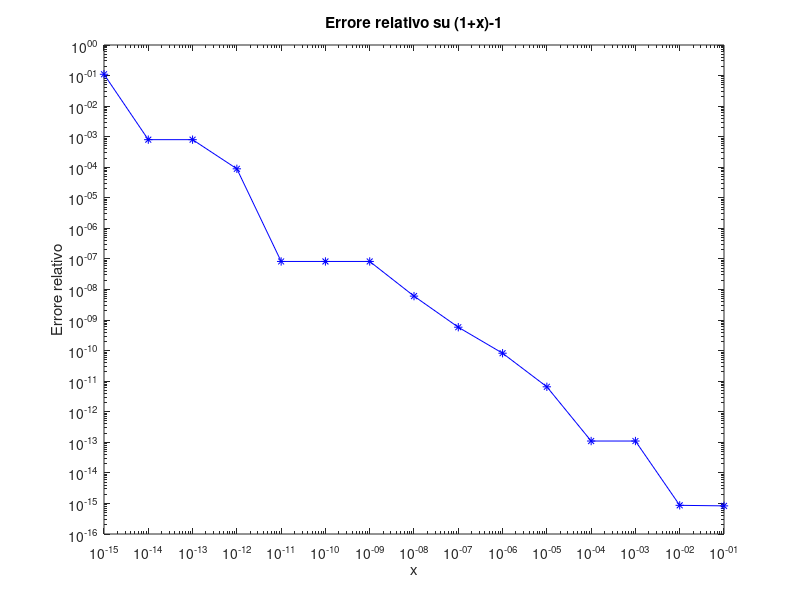

MATLAB code to generate this figure:
esp=1:15;
x=10.^-esp;
ris=(1+x)-1;

%Calcolo dell'errore relativo
errrel=abs(x-ris)./abs(x);

%Tabulazione
A=[x' ris' errrel'];

%stampa a video dei risultati
%format long e
%disp(A);
fprintf('%14s %20s %17s \n','x','(1+x)-1', 'Err-rel');
fprintf('%17.3e %24.15e %10.2e \n',A');

%Grafico degli errori relativi
loglog(x,errrel,'b-*');
title('Errore relativo su (1+x)-1')
xlabel('x')
ylabel('Errore relativo')
